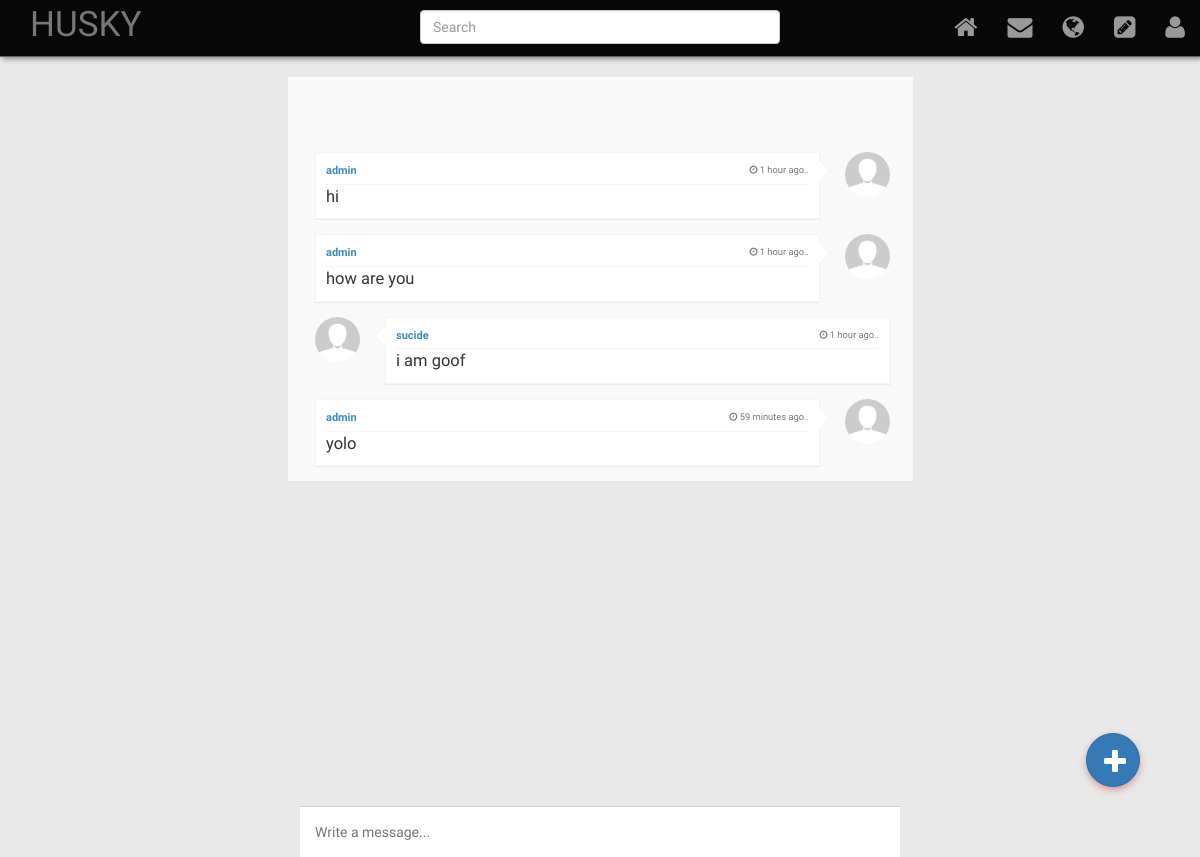
/inbox/sucide_admin/ (signed in), run on the app's committed database.
### chat/models.py (models this page shows, shortened)
class Message(models.Model):
    room = models.ForeignKey(Room, related_name="messages")
    sender = models.ForeignKey(User)
    text = models.TextField()
    timestamp = models.DateTimeField(default=datetime.now, db_index=True)

### chat/views.py (the view)
# urls.py: url(r'^', include('chat.urls')),
@login_required
def chat(request, label):
    room = Room.objects.get(label=label)
    messages = reversed(room.messages.order_by('-timestamp')[:50])
    context = {
        'room': room,
        'messages': messages
    }
    return render(request, 'chat/chat.html', context)

### basic/templatetags/custom_tags.py (called while the page is built)
@register.simple_tag(takes_context=True)
def active(context, pattern_or_urlname):
    try:
        pattern = '^' + reverse(pattern_or_urlname)
    except NoReverseMatch:
        pattern = pattern_or_urlname
    path = context['request'].path
    if re.search(pattern, path):
        return 'active'
    return ''

### templates/chat/chat.html (shortened to what this page needs)
{% extends 'base/base.html' %}
{% load static %}
{% block content %}
  <div class="container bootstrap snippet cards-listing" style="background: #f9f9f9;">
    <div class="row">
    <div class="chat-message">
    <ul class="chat" id="messages">
        {% for message in messages %}
            {% if request.user != message.sender %}
            <li class="left clearfix">
                <span class="chat-img pull-left">
                     {% if message.sender.userprofiledata.avatar %}
                        <a href="{% url 'userprofile:see_user' message.sender.username %}">
                            <img src="{{ message.sender.userprofiledata.avatar.url }}" width="45px" height="45px">
                        </a>
                     {% else %}
                         <a href="{% url 'userprofile:see_user' message.sender.username %}">
                            <img src="{% static 'images/profile_placeholder.jpg' %}" width="45px" height="45px">
                         </a>
                     {% endif %}
                </span>
                <div class="chat-body clearfix">
                    <div class="header">
                         <a href="{% url 'userprofile:see_user' message.sender.username %}">
                            <strong class="primary-font">{{ message.sender.username }}</strong>
                         </a>
                        <small class="pull-right text-muted"><i class="fa fa-clock-o"></i> {{ message.timestamp|timesince }} ago..</small>
                    </div>
                    <p>
                        {{ message.text }}
                    </p>
                </div>
            </li>
            {% else %}
            <li class="right clearfix">
                <span class="chat-img pull-right">
                     {% if message.sender.userprofiledata.avatar %}
                        <a href="{% url 'userprofile:see_user' message.sender.username %}">
                            <img src="{{ message.sender.userprofiledata.avatar.url }}" width="45px" height="45px">
                        </a>
                     {% else %}
                         <a href="{% url 'userprofile:see_user' message.sender.username %}">
                            <img src="{% static 'images/profile_placeholder.jpg' %}" width="45px" height="45px">
                         </a>
                     {% endif %}
                </span>
                <div class="chat-body clearfix">
                    <div class="header">
                        <a href="{% url 'userprofile:see_user' message.sender.username %}">
                            <strong class="primary-font">{{ message.sender.username }}</strong>
                        </a>
                        <small class="pull-right text-muted"><i class="fa fa-clock-o"></i> {{ message.timestamp|timesince }} ago..</small>
                    </div>
                    <p>
                        {{ message.text }}
                    </p>
                </div>
            </li>
            {% endif %}
        {% endfor %}
        </ul>
    </div>
      <form id="chatForm">
        <input type="text" id="messageInput" placeholder="Write a message...">
      </form>
	</div>
</div>
{% endblock %}

### static/css/style.css (style rules this page uses)
p { font-size:1.5em; }
html { height: 100%; }
body { min-height: 100%; font-family: 'Changa One', cursive; background-color: #e9e9e9; }
#messages { max-width: 600px; margin: 0 auto; }
#chatForm { position: fixed; bottom: 0; right: 0; width: 100%; text-align: center; }
#chatForm input { width: 100%; max-width: 600px; padding: 15px; border: none; border-top: 1px solid #ccc; }
.cards-listing { max-width: 625px; width: 100%; margin: 20px auto; }

### templates/chat/chat.html (style rules this page uses)
.chat-message { padding: 60px 20px 0 0; }
.chat { list-style: none; margin: 0; padding-left : 25px; }
.chat li img { width: 45px; height: 45px; border-radius: 50em; -moz-border-radius: 50em; -webkit-border-radius: 50em; }
.chat-body { padding-bottom: 20px; }
.chat li.left .chat-body { margin-left: 70px; background-color: #fff; }
.chat li .chat-body { position: relative; font-size: 11px; padding: 10px; border: 1px solid #f1f5fc; box-shadow: 0 1px 1px rgba(0,0,0,.05); -moz-box-shadow: 0 1px 1px rgba(0,0,0,.05); -webkit-box-shadow: 0 1px 1px rgba(0,0,0,.05); }
.chat li .chat-body .header { padding-bottom: 5px; border-bottom: 1px solid #f1f5fc; }
.chat li .chat-body p { margin: 0; }
.chat li.left .chat-body:before { position: absolute; top: 10px; left: -8px; display: inline-block; background: #fff; width: 16px; height: 16px; border-top: 1px solid #f1f5fc; border-left: 1px solid #f1f5fc; content: ''; transform: rotate(-45deg); -webkit-transform: rotate(-45deg); -moz-transform: rotate(-45deg); -ms-transform: rotate(-45deg); -o-transform: rotate(-45deg); }
.chat li.right .chat-body:before { position: absolute; top: 10px; right: -8px; display: inline-block; background: #fff; width: 16px; height: 16px; border-top: 1px solid #f1f5fc; border-right: 1px solid #f1f5fc; content: ''; transform: rotate(45deg); -webkit-transform: rotate(45deg); -moz-transform: rotate(45deg); -ms-transform: rotate(45deg); -o-transform: rotate(45deg); }
.chat li { margin: 15px 0; }
.chat li.right .chat-body { margin-right: 70px; background-color: #fff; }
.primary-font { color: #3c8dbc; }

### data on the page
Message: sender.username "admin", timestamp "1 hour", text "hi"
Message: sender.username "admin", timestamp "1 hour", text "how are you"
Message: sender.username "sucide", timestamp "1 hour", text "i am goof"
Message: sender.username "admin", timestamp "59 minutes", text "yolo"
